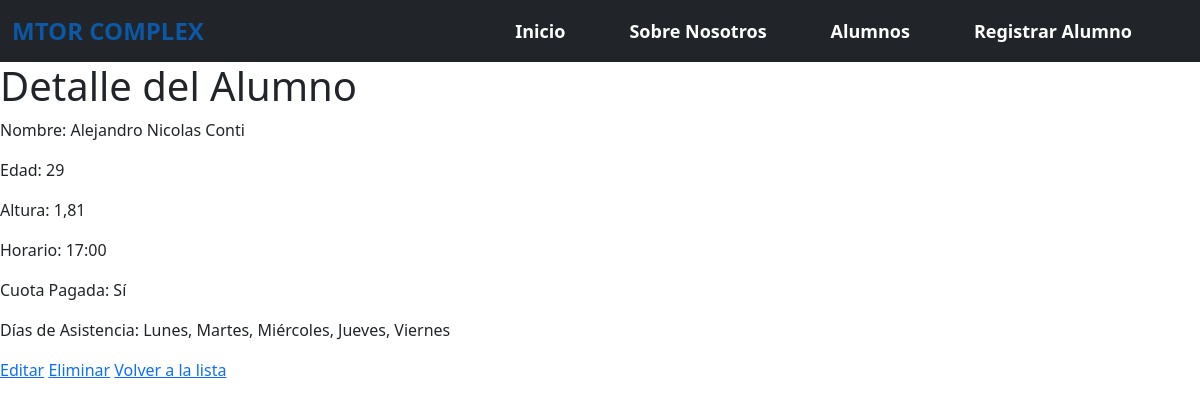
The app's page /gimnasio/alumnos/9/ with its own data.
### gimnasio/models.py (models this page shows, shortened)
class Alumno(models.Model):
    nombre = models.CharField(max_length=100)
    edad = models.PositiveIntegerField()
    altura = models.DecimalField(max_digits=5, decimal_places=2)
    dias_asistencia = models.ManyToManyField(DiaAsistencia)
    horario = models.TimeField()
    cuota_pagada = models.BooleanField(default=False)

class DiaAsistencia(models.Model):
    dia = models.CharField(
        max_length=20,
        choices=[
            ("Lunes", "Lunes"),
            ("Martes", "Martes"),
            ("Miércoles", "Miércoles"),
            ("Jueves", "Jueves"),
            ("Viernes", "Viernes"),
            ("Sábado", "Sábado"),
            ("Domingo", "Domingo"),
        ],
    )
    def __str__(self):
        return self.dia

### gimnasio/views.py (the view)
# urls.py: path("alumnos/<int:pk>/", AlumnoDetailView.as_view(), name="alumno-detail"),
class AlumnoDetailView(DetailView):
    model = Alumno
    template_name = "gimnasio/alumno_detail.html"
    context_object_name = "alumno"

### gimnasio/templates/gimnasio/alumno_detail.html
{% extends 'gimnasio/base.html' %}
{% block contenido %}
    <h1>Detalle del Alumno</h1>
    <p>Nombre: {{ alumno.nombre }}</p>
    <p>Edad: {{ alumno.edad }}</p>
    <p>Altura: {{ alumno.altura }}</p>
    <p>Horario: {{ alumno.horario }}</p>
    <p>Cuota Pagada: {% if alumno.cuota_pagada %} Sí {% else %} No {% endif %}</p>
    <p>Días de Asistencia: {{ alumno.dias_asistencia.all|join:", " }}</p>
    <a href="{% url 'gimnasio:alumno-edit' alumno.pk %}">Editar</a>
    <a href="{% url 'gimnasio:alumno-delete' alumno.pk %}">Eliminar</a>
    <a href="{% url 'gimnasio:alumno-list' %}">Volver a la lista</a>
{% endblock contenido %}

### records on screen
Alumno: nombre "Alejandro Nicolas Conti", edad "29", altura "1,81", horario "17:00", dias_asistencia.all "Lunes, Martes, Miércoles, Jueves, Viernes"
